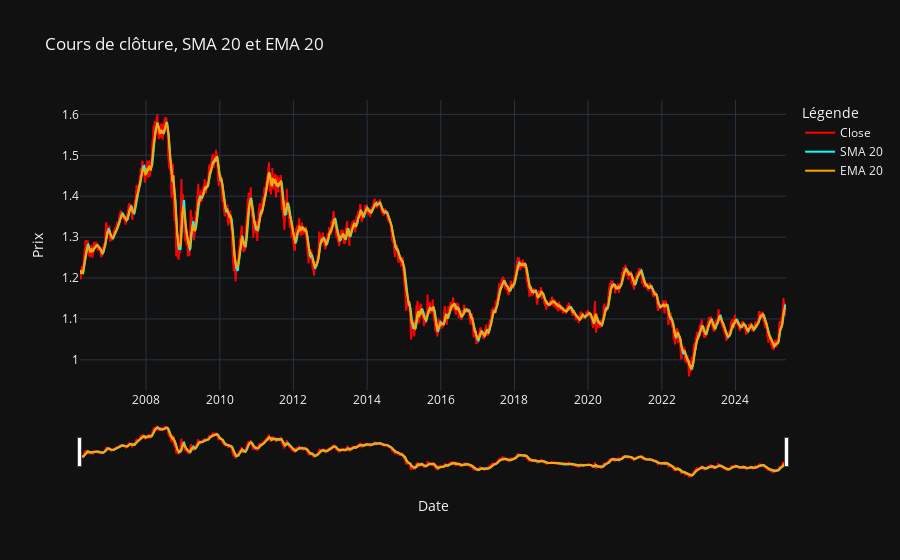

The cell this chart's notebook holds for it:
### Code cell
# Création de la figure
fig_ma = go.Figure()

# Ajout de la courbe du cours de clôture
fig_ma.add_trace(go.Scatter(
    x=df['date'], y=df['close'],
    mode='lines', name='Close',
    line=dict(color='red', width=2)
))

# Ajout de la courbe SMA 20
fig_ma.add_trace(go.Scatter(
    x=df['date'], y=df['SMA_20'],
    mode='lines', name='SMA 20',
    line=dict(color='cyan', width=2)
))

# Ajout de la courbe EMA 20
fig_ma.add_trace(go.Scatter(
    x=df['date'], y=df['EMA_20'],
    mode='lines', name='EMA 20',
    line=dict(color='orange', width=2)
))

# Mise en forme du graphique avec un fond noir
fig_ma.update_layout(
    title='Cours de clôture, SMA 20 et EMA 20',
    xaxis_title='Date',
    yaxis_title='Prix',
    legend_title='Légende',
    template='plotly_dark',
    xaxis=dict(rangeslider=dict(visible=True))
)

fig_ma.show()

### Figure 1 — Plotly figure (JSON) as saved in the notebook; plotly's stock layout.template omitted (floating-point values rounded to 4 significant figures; data arrays with more than 128 entries replaced by an {"elided": "..."} marker saying what was removed)
{"data": [{"line": {"color": "red", "width": 2}, "mode": "lines", "name": "Close", "type": "scatter", "x": {"elided": "5000 str values"}, "y": {"elided": "5000 float values"}}, {"line": {"color": "cyan", "width": 2}, "mode": "lines", "name": "SMA 20", "type": "scatter", "x": {"elided": "5000 str values"}, "y": {"elided": "5000 float values"}}, {"line": {"color": "orange", "width": 2}, "mode": "lines", "name": "EMA 20", "type": "scatter", "x": {"elided": "5000 str values"}, "y": {"elided": "5000 float values"}}], "layout": {"legend": {"title": {"text": "Légende"}}, "title": {"text": "Cours de clôture, SMA 20 et EMA 20"}, "xaxis": {"rangeslider": {"visible": true}, "title": {"text": "Date"}}, "yaxis": {"title": {"text": "Prix"}}}}
